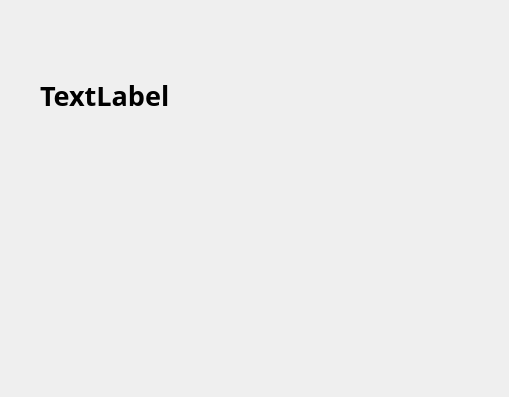
<?xml version="1.0" encoding="UTF-8"?>
<ui version="4.0">
 <class>Dialog</class>
 <widget class="QDialog" name="Dialog">
  <property name="geometry">
   <rect>
    <x>0</x>
    <y>0</y>
    <width>509</width>
    <height>397</height>
   </rect>
  </property>
  <property name="windowTitle">
   <string>Dialog</string>
  </property>
  <widget class="QLabel" name="label">
   <property name="geometry">
    <rect>
     <x>40</x>
     <y>40</y>
     <width>281</width>
     <height>111</height>
    </rect>
   </property>
   <property name="font">
    <font>
     <family>맑은 고딕</family>
     <pointsize>20</pointsize>
     <weight>75</weight>
     <bold>true</bold>
    </font>
   </property>
   <property name="text">
    <string>TextLabel</string>
   </property>
  </widget>
 </widget>
 <resources/>
 <connections/>
</ui>
